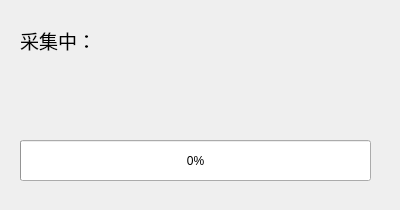
<?xml version="1.0" encoding="UTF-8"?>
<ui version="4.0">
 <class>TrainDialog</class>
 <widget class="QDialog" name="TrainDialog">
  <property name="geometry">
   <rect>
    <x>0</x>
    <y>0</y>
    <width>400</width>
    <height>210</height>
   </rect>
  </property>
  <property name="windowTitle">
   <string>Dialog</string>
  </property>
  <widget class="QLabel" name="label">
   <property name="geometry">
    <rect>
     <x>20</x>
     <y>20</y>
     <width>131</width>
     <height>41</height>
    </rect>
   </property>
   <property name="font">
    <font>
     <pointsize>14</pointsize>
    </font>
   </property>
   <property name="text">
    <string>采集中：</string>
   </property>
  </widget>
  <widget class="QLabel" name="label_2">
   <property name="geometry">
    <rect>
     <x>20</x>
     <y>70</y>
     <width>101</width>
     <height>21</height>
    </rect>
   </property>
   <property name="text">
    <string/>
   </property>
  </widget>
  <widget class="QProgressBar" name="progressBar">
   <property name="geometry">
    <rect>
     <x>20</x>
     <y>140</y>
     <width>351</width>
     <height>41</height>
    </rect>
   </property>
   <property name="value">
    <number>0</number>
   </property>
  </widget>
 </widget>
 <resources/>
 <connections/>
</ui>
